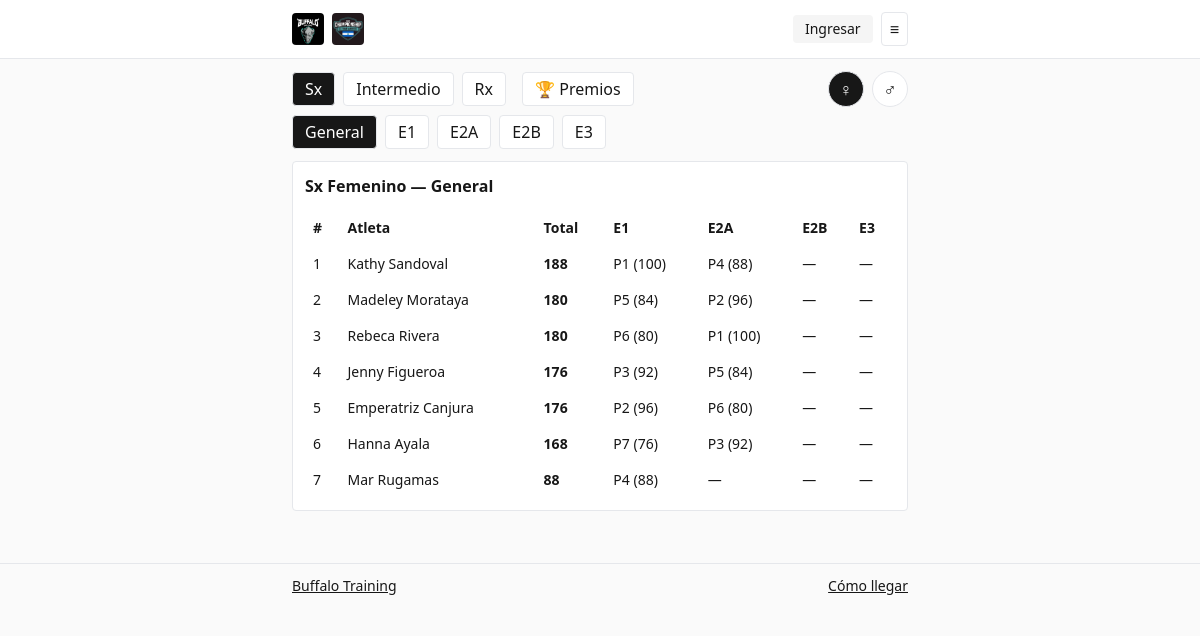
The app's page /leaderboard with its own data.
### core/models.py (models this page shows, shortened)
class EventPart(models.Model):
    SCORING_CHOICES = (
        ('time_then_reps', 'Time (if finished) else Reps'),
        ('reps', 'Reps'),
        ('weight', 'Weight'),
    )
    event = models.ForeignKey('Event', on_delete=models.CASCADE, related_name='parts')
    name = models.CharField(max_length=80)               # e.g., "Part A", "Part B" or just "Main"
    slug = models.CharField(max_length=2, blank=True)    # "", "A", "B"...
    scoring = models.CharField(max_length=20, choices=SCORING_CHOICES)
    counts_as_event = models.BooleanField(default=True)  # Event 2 has A & B → both True
    order = models.PositiveSmallIntegerField(default=1)  # display / ranking order
    class Meta:
        ordering = ['event__number', 'order']

class Event(models.Model):
    TYPE_CHOICES = (('time','Time'), ('amrap','AMRAP'), ('max','Max'))
    number = models.PositiveSmallIntegerField()   # 1..3
    name = models.CharField(max_length=80)
    type = models.CharField(max_length=8, choices=TYPE_CHOICES)
    cap_seconds = models.PositiveIntegerField(default=0)
    tiebreak_enabled = models.BooleanField(default=False)
    description_md = models.TextField(blank=True)   # WOD + estándares (Markdown)
    media_urls = models.TextField(blank=True)       # optional: 1 per line
    class Meta: ordering = ['number']

class Division(models.Model):
    SEX_CHOICES = (('M','Masculino'), ('F','Femenino'))
    CAT_CHOICES = (('sx','Sx'), ('intermedio','Intermedio'), ('rx','Rx'))
    sex = models.CharField(max_length=1, choices=SEX_CHOICES)
    category = models.CharField(max_length=12, choices=CAT_CHOICES)
    display_name = models.CharField(max_length=40)
    sort_order = models.PositiveIntegerField(default=0)
    class Meta:
        unique_together = ('sex','category')
        ordering = ['sort_order']

class Athlete(models.Model):
    bib = models.CharField(max_length=10, unique=True)
    first_name = models.CharField(max_length=60)
    last_name = models.CharField(max_length=60)
    display_name = models.CharField(max_length=120, blank=True)
    box_gym = models.CharField(max_length=120, blank=True)
    division = models.ForeignKey(Division, on_delete=models.PROTECT)
    photo = models.ImageField(upload_to='athletes/', blank=True)
    user = models.OneToOneField(User, null=True, blank=True, on_delete=models.SET_NULL)  # optional login
    is_active = models.BooleanField(default=True)
    def name(self): return self.display_name or f"{self.first_name} {self.last_name}"

### core/views.py (the view, shortened to what this page needs)
# urls.py: path('leaderboard', views.leaderboard, name='leaderboard'),
def leaderboard(request):
    sexo = request.GET.get('sexo', 'F')
    cat = request.GET.get('cat', 'sx')
    scope = request.GET.get('scope', 'overall')      # 'overall' | 'part'
    event_num = request.GET.get('event')
    part_slug = request.GET.get('part', '')
    division = get_object_or_404(Division, sex=sexo, category=cat)
    all_parts = list(EventPart.objects.select_related('event').order_by('event__number', 'order'))
    counting_parts = [p for p in all_parts if p.counts_as_event]
    athletes = list(Athlete.objects.filter(division=division, is_active=True))
    per_part = {a.id: {} for a in athletes}
    for p in counting_parts:
        for a, place, pts, _disp in _rank_part(p, division):
            per_part[a.id][p.id] = {'place': place, 'points': pts}
    rows = []
    for a in athletes:
        d = per_part.get(a.id, {})
        total = sum(info['points'] for info in d.values())
        if total > 0:               # <-- hide athletes with no results yet
            rows.append((a, total, d))
    rows.sort(key=lambda t: -t[1])
    return render(request, 'public/leaderboard.html', {
        'division': division,
        'scope': 'overall',
        'all_parts': all_parts,
        'rows': rows,
        'parts': counting_parts,
        'event': None,
        'part': None,
    })

### core/templatetags/filters.py (called while the page is built)
@register.filter
def get_item(d, key):
    try:
        return d.get(key)
    except Exception:
        return None

### core/views.py (called while the page is built)
def _points_for_place(place: int) -> int:
    idx = max(0, place - 1)
    return POINTS_TABLE[idx] if idx < len(POINTS_TABLE) else max(0, 100 - 4*idx)

### templates/public/leaderboard.html (shortened to what this page needs)
{% extends 'base.html' %}
{% load filters %}
{% block content %}
<div class="flex items-center gap-2 mb-2">
  <div class="overflow-x-auto whitespace-nowrap">
    <div class="inline-flex gap-2">
      <a href="?cat=sx&sexo={{ division.sex }}{% if scope == 'part' and part %}&scope=part&event={{ part.event.number }}&part={{ part.slug }}{% endif %}"
         class="px-3 py-1 rounded border {% if division.category == 'sx' %}bg-neutral-900 text-white{% else %}bg-white{% endif %}">Sx</a>
      <a href="?cat=intermedio&sexo={{ division.sex }}{% if scope == 'part' and part %}&scope=part&event={{ part.event.number }}&part={{ part.slug }}{% endif %}"
         class="px-3 py-1 rounded border {% if division.category == 'intermedio' %}bg-neutral-900 text-white{% else %}bg-white{% endif %}">Intermedio</a>
      <a href="?cat=rx&sexo={{ division.sex }}{% if scope == 'part' and part %}&scope=part&event={{ part.event.number }}&part={{ part.slug }}{% endif %}"
         class="px-3 py-1 rounded border {% if division.category == 'rx' %}bg-neutral-900 text-white{% else %}bg-white{% endif %}">Rx</a>
    </div>
  </div>
  <button id="prizeBtnLb"
          class="ml-2 shrink-0 px-3 py-1 rounded border bg-white hover:bg-neutral-50"
          title="Premios">
    🏆 <span class="hidden sm:inline">Premios</span>
  </button>
  <div class="inline-flex flex-nowrap gap-2 ml-auto shrink-0">
    <a href="?cat={{ division.category }}&sexo=F{% if scope == 'part' and part %}&scope=part&event={{ part.event.number }}&part={{ part.slug }}{% endif %}"
       class="w-9 h-9 rounded-full border flex items-center justify-center {% if division.sex == 'F' %}bg-neutral-900 text-white{% else %}bg-white{% endif %}"
       aria-label="Femenino" title="Femenino"><span class="text-lg leading-none">♀</span></a>
    <a href="?cat={{ division.category }}&sexo=M{% if scope == 'part' and part %}&scope=part&event={{ part.event.number }}&part={{ part.slug }}{% endif %}"
       class="w-9 h-9 rounded-full border flex items-center justify-center {% if division.sex == 'M' %}bg-neutral-900 text-white{% else %}bg-white{% endif %}"
       aria-label="Masculino" title="Masculino"><span class="text-lg leading-none">♂</span></a>
  </div>
</div>
<div class="flex flex-wrap gap-2 mb-3">
  <a href="?cat={{ division.category }}&sexo={{ division.sex }}"
     class="px-3 py-1 rounded border {% if scope != 'part' %}bg-neutral-900 text-white{% else %}bg-white{% endif %}">General</a>
  {% for p in all_parts %}
    <a href="?scope=part&event={{ p.event.number }}&part={{ p.slug }}&cat={{ division.category }}&sexo={{ division.sex }}"
       class="px-3 py-1 rounded border
              {% if scope == 'part' and part and p.id == part.id %}bg-neutral-900 text-white{% else %}bg-white{% endif %}">
      {% if p.slug %}E{{ p.event.number }}{{ p.slug }}{% else %}E{{ p.event.number }}{% endif %}
    </a>
  {% endfor %}
</div>
{% if scope == 'part' %}
  <div class="p-3 rounded border bg-white">
    <h2 class="font-semibold mb-3">{{ division.display_name }} ·
      {% if part.slug %}E{{ part.event.number }}{{ part.slug }}{% else %}E{{ part.event.number }}{% endif %}
    </h2>
    {% if rows_part %}
      <table class="min-w-full text-sm">
        <thead>
          <tr class="text-left">
            <th class="p-2">#</th>
            <th class="p-2">Atleta</th>
            <th class="p-2">Score</th>
            <th class="p-2">Puntos</th>
          </tr>
        </thead>
        <tbody>
          {% for athlete, place, points, disp in rows_part %}
            <tr>
              <td class="p-2">{{ place }}</td>
              <td class="p-2">{{ athlete.name }}</td>
              <td class="p-2">{{ disp }}</td>
              <td class="p-2 font-semibold">{{ points }}</td>
            </tr>
          {% endfor %}
        </tbody>
      </table>
    {% else %}
      <p class="text-sm text-neutral-500">Sin datos de puntuación todavía.</p>
    {% endif %}
  </div>
{% else %}
  <div class="p-3 rounded border bg-white">
    <h2 class="font-semibold mb-3">{{ division.display_name }} — General</h2>
    {% if rows %}
      <table class="min-w-full text-sm">
        <thead>
          <tr class="text-left">
            <th class="p-2">#</th>
            <th class="p-2">Atleta</th>
            <th class="p-2">Total</th>
            {% for p in parts %}
              <th class="p-2">{% if p.slug %}E{{ p.event.number }}{{ p.slug }}{% else %}E{{ p.event.number }}{% endif %}</th>
            {% endfor %}
          </tr>
        </thead>
        <tbody>
          {% for athlete, total, by_part in rows %}
            <tr>
              <td class="p-2">{{ forloop.counter }}</td>
              <td class="p-2">{{ athlete.name }}</td>
              <td class="p-2 font-semibold">{{ total }}</td>
              {% for p in parts %}
                {% with info=by_part|get_item:p.id %}
                  <td class="p-2">{% if info %}P{{ info.place }} ({{ info.points }}){% else %}—{% endif %}</td>
                {% endwith %}
              {% endfor %}
            </tr>
          {% endfor %}
        </tbody>
      </table>
    {% else %}
      <p class="text-sm text-neutral-500">Sin datos de puntuación todavía.</p>
    {% endif %}
  </div>
{% endif %}
{% endblock %}

### records on screen
EventPart: event.number "1", place "1", points "100", place "5", points "84", place "6", points "80", place "3", points "92", place "2", points "96", place "7", points "76", place "4", points "88"
EventPart: event.number "2", slug "A", place "4", points "88", place "2", points "96", place "1", points "100", place "5", points "84", place "6", points "80", place "3", points "92"
EventPart: event.number "2", slug "B"
EventPart: event.number "3"
Division: display_name "Sx Femenino"
Athlete: name "Kathy Sandoval", total "188"
Athlete: name "Madeley Morataya", total "180"
Athlete: name "Rebeca Rivera", total "180"
Athlete: name "Jenny Figueroa", total "176"
Athlete: name "Emperatriz Canjura", total "176"
Athlete: name "Hanna Ayala", total "168"
Athlete: name "Mar Rugamas", total "88"
